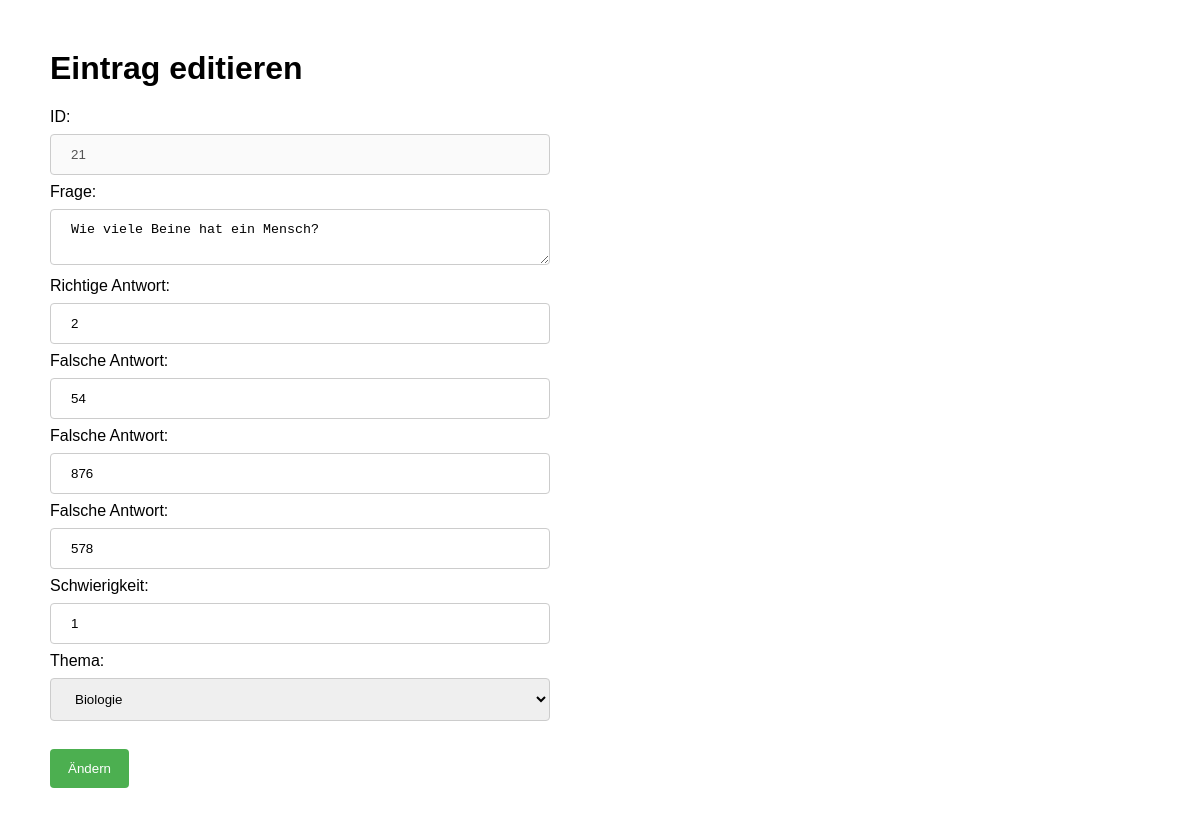
/editfrage.php?edit=21, run on the app's committed database.
### tables this page shows
CREATE TABLE `fragen` (
  `id` int(11) NOT NULL,
  `frage` text NOT NULL,
  `antwort1` text NOT NULL,
  `antwort2` text NOT NULL,
  `antwort3` text NOT NULL,
  `antwort4` text NOT NULL,
  `schwer` int(11) NOT NULL,
  `thema` text NOT NULL
);

### config.php (called while the page is built, shortened)
<?php
$themen = array(
    "Sonstiges",
    "Chemie",
    "Biologie",
    "Physik",
    "Mathematik",
    "Informatik",
    "Technik"
);
?>

### editfrage.php (the view, shortened to what this page needs)
<!DOCTYPE html>
<html>
<head>
</head>
<body>
<h1>Eintrag editieren</h1>
<?php
include("config.php");
$pdo = new PDO("mysql:host=".$db_host.";dbname=".$db_name,$db_user,$db_pass);
$editquestion = $_GET["edit"] ?? 0;
try {
    $editId = intval($editquestion);
} catch (Exception $e) {
    $editId = 0;
}
$statement = $pdo->prepare("SELECT id, frage, antwort1, antwort2, antwort3, antwort4, schwer, thema FROM fragen WHERE id = ?");
$statement->execute(array($editId));
?>
<?php while ($row = $statement->fetch()) { ?>
    <form action='editfrage.php<?php echo "?edit=".$row['id']; ?>' method='post'>
        ID:<br>
        <input name='id' type="number" value="<?php echo $row['id'] ?>" disabled=true>
        <br>
        Frage:<br>
        <textarea name='frage'><?php echo $row['frage'] ?></textarea>
        <br>
        Richtige Antwort:<br>
        <input name='antwort1' type='text' value="<?php echo $row['antwort1'] ?>">
        <br>
        Falsche Antwort:<br>
        <input name='antwort2' type='text' value="<?php echo $row['antwort2'] ?>">
        <br>
        Falsche Antwort:<br>
        <input name='antwort3' type='text' value="<?php echo $row['antwort3'] ?>">
        <br>
        Falsche Antwort:<br>
        <input name='antwort4' type='text' value="<?php echo $row['antwort4'] ?>">
        <br>
        Schwierigkeit:<br>
        <input name='schwer' type='number' value="<?php echo $row['schwer'] ?>">
        <br>
        Thema:<br>
        <select name='thema' value="<?php  ?>">
<?php
foreach($themen as $thema) {
    echo "<option" . ($thema == $row['thema'] ? " selected=true>" : ">") . $thema . "</option>";
}
?>
        </select>
        <br><br>
        <button>Ändern</button>
    </form>
<?php
}
?>
</body>
</html>

### editfrage.php (style rules this page uses)
body { margin: 50px; font-family: "Arial"; }
input[type=text], input[type=number], select, textarea { width: 500px; padding: 12px 20px; margin: 8px 0; display: inline-block; border: 1px solid #ccc; border-radius: 4px; box-sizing: border-box; }
button { background-color: #4CAF50; color: white; padding: 12px 18px; margin: 2px 0; border: none; border-radius: 4px; cursor: pointer; }

### data on the page
fragen: id "21", frage "Wie viele Beine hat ein Mensch?", antwort1 "2", antwort2 "54", antwort3 "876", antwort4 "578", schwer "1", thema "Biologie"
